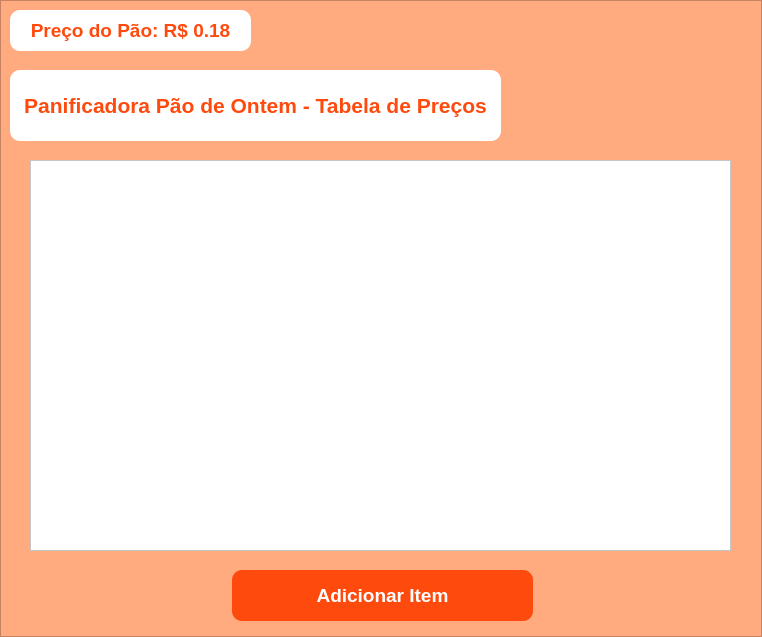
<?xml version="1.0" encoding="UTF-8"?>
<ui version="4.0">
 <class>MainWindow</class>
 <widget class="QMainWindow" name="MainWindow">
  <property name="geometry">
   <rect>
    <x>0</x>
    <y>0</y>
    <width>762</width>
    <height>637</height>
   </rect>
  </property>
  <property name="windowTitle">
   <string>MainWindow</string>
  </property>
  <widget class="QWidget" name="centralwidget">
   <layout class="QHBoxLayout" name="horizontalLayout">
    <property name="spacing">
     <number>0</number>
    </property>
    <property name="leftMargin">
     <number>0</number>
    </property>
    <property name="topMargin">
     <number>0</number>
    </property>
    <property name="rightMargin">
     <number>0</number>
    </property>
    <property name="bottomMargin">
     <number>0</number>
    </property>
    <item>
     <widget class="QFrame" name="frame">
      <property name="styleSheet">
       <string notr="true">background-color: rgb(255, 170, 127);</string>
      </property>
      <property name="frameShape">
       <enum>QFrame::StyledPanel</enum>
      </property>
      <property name="frameShadow">
       <enum>QFrame::Raised</enum>
      </property>
      <widget class="QLabel" name="label">
       <property name="geometry">
        <rect>
         <x>10</x>
         <y>10</y>
         <width>241</width>
         <height>41</height>
        </rect>
       </property>
       <property name="font">
        <font>
         <family>Arial</family>
         <pointsize>14</pointsize>
         <weight>75</weight>
         <bold>true</bold>
        </font>
       </property>
       <property name="styleSheet">
        <string notr="true">background-color: #FFF;
border-radius: 10px;
color: #ff4a0e;</string>
       </property>
       <property name="text">
        <string>Preço do Pão: R$ 0.18</string>
       </property>
       <property name="alignment">
        <set>Qt::AlignCenter</set>
       </property>
      </widget>
      <widget class="QLabel" name="label_2">
       <property name="geometry">
        <rect>
         <x>10</x>
         <y>70</y>
         <width>491</width>
         <height>71</height>
        </rect>
       </property>
       <property name="font">
        <font>
         <family>Arial</family>
         <pointsize>16</pointsize>
         <weight>75</weight>
         <bold>true</bold>
        </font>
       </property>
       <property name="styleSheet">
        <string notr="true">background-color: #FFF;
border-radius: 10px;
color: #ff4a0e;</string>
       </property>
       <property name="text">
        <string>Panificadora Pão de Ontem - Tabela de Preços</string>
       </property>
       <property name="alignment">
        <set>Qt::AlignCenter</set>
       </property>
      </widget>
      <widget class="QListWidget" name="listWidget">
       <property name="geometry">
        <rect>
         <x>30</x>
         <y>160</y>
         <width>701</width>
         <height>391</height>
        </rect>
       </property>
       <property name="styleSheet">
        <string notr="true">background-color: #FFF;</string>
       </property>
      </widget>
      <widget class="QPushButton" name="pb_addItem">
       <property name="geometry">
        <rect>
         <x>232</x>
         <y>570</y>
         <width>301</width>
         <height>51</height>
        </rect>
       </property>
       <property name="font">
        <font>
         <family>Arial</family>
         <pointsize>14</pointsize>
         <weight>75</weight>
         <bold>true</bold>
        </font>
       </property>
       <property name="styleSheet">
        <string notr="true">background-color: #ff4a0e;
color: #FFF;
border-radius: 10px;</string>
       </property>
       <property name="text">
        <string>Adicionar Item</string>
       </property>
      </widget>
     </widget>
    </item>
   </layout>
  </widget>
 </widget>
 <resources/>
 <connections/>
</ui>
